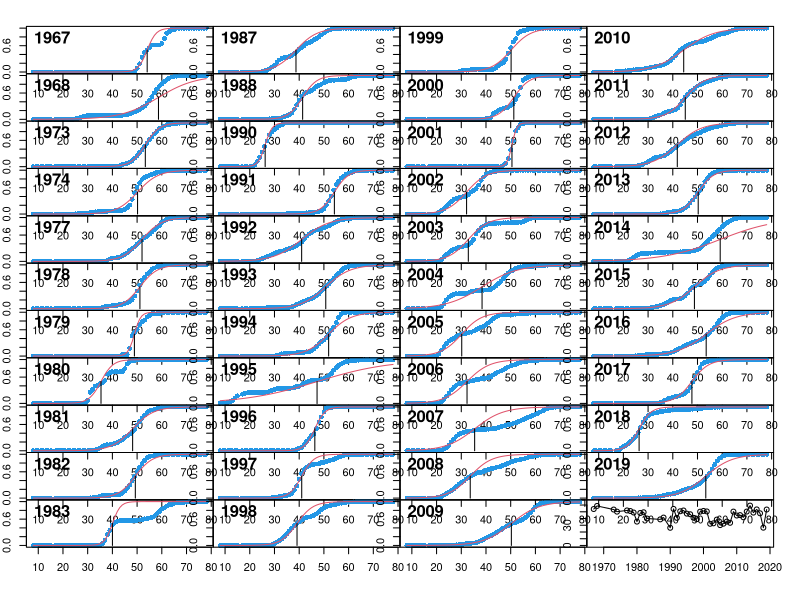
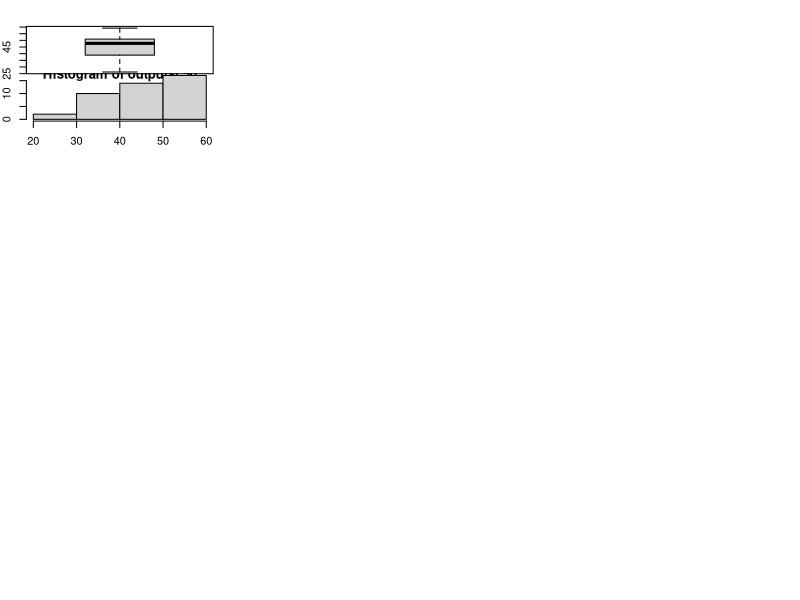
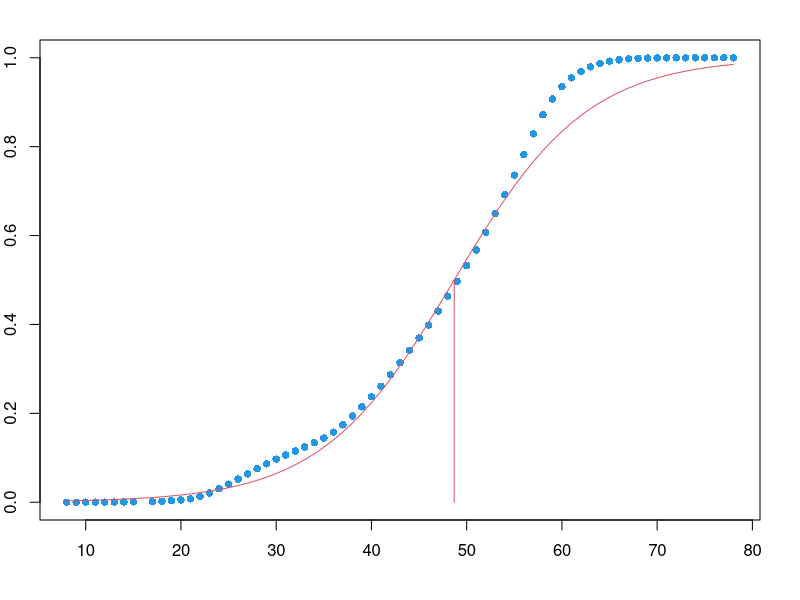

These figures' R source, in order: (Note: this script raises an error after producing the figures.)
allCatch <- read.table("tallas1967-2019.csv", sep = ",", header = T, check.names = F)

################################################################################
#Desde aqu? inicia el ajuste de parametros del modelo logistico (L50 y L95)

paramIni <- c(par1=log(55),par2=log(60))

CalcLogLikeLogisticAll<- function(par,Data= allCatch){
  par1 <- exp(par[1])
  par2 <- exp(par[2])
  
  tmp<- Data
  #Calculate the probabilities 
  sel <- 1/(1+ exp(-log(19)*(tmp$Size-par1)/par2))
  #Predice el stock vulnerable y lo relativiza (0-1)
  Probs <- sel
  #relativiza las captura (0-1000)
  Nstand <-tmp$cum*1000
  #Establece un distribuci?n multinomial con Nstand y Probs
  NegLogLikSurvey <- -dmultinom(x=Nstand, prob=Probs, log = TRUE)
  
  #funci?n de verosimilitud
  NegLogLik <- NegLogLikSurvey
  return(NegLogLik)
}

output <- data.frame()
par(mfcol=c(11,4), mar=c(0,0,0,0), oma=c(4,2,2,2))
filter <- c("1989")
for(year in names(allCatch)[!(names(allCatch) %in% filter)][-1]){
  allCatch_y <- data.frame(Size = allCatch$`LONG H (cm)`, catch_abundace = allCatch[,year])
  allCatch_y$rel <- allCatch_y$catch_abundace / sum(allCatch_y$catch_abundace, na.rm = T)
  miss <- is.na(allCatch_y$rel)
  allCatch_y$rel[miss] <- 0
  cs <- cumsum(allCatch_y$rel)
  cs[miss] <- NA
  allCatch_y$cum <- cumsum(allCatch_y$rel)
  
  #################################################################################
  #par1 (L50) y par2(L95-L50) optimizado - DataLong2
  results<-optim(par=paramIni,CalcLogLikeLogisticAll,Data= allCatch_y )
  # print(results)
  
  #Luego, L50 y L95
  param<-exp(results$par)
  names(param)<-NULL
  select <-c(L50=param[1], L95=param[2]+param[1])
  
  output <- rbind(output, c(year = as.numeric(year), L50=param[1], L95=param[2]+param[1]))
  
  par1 <- exp(results$par)[1]
  par2 <- exp(results$par)[2]
  sel <- 1/(1+ exp(-log(19)*(allCatch_y$Size-par1)/par2))
  
  plot(allCatch_y$Size , allCatch_y$cum, type = "p", pch = 16, col = 4)
  lines(allCatch_y$Size, sel, col = 2, type = "l")
  segments(x0 = par1, y0 = 0, x1 = par1, y1 = 0.5, col = 1)
  mtext(year, line = -1.5, adj=0.05, font = 2)
  
}
names(output) <- c("year", "L50", "L95")

output
write.csv(output, file = "L50.csv")
plot(output$year, output$L50, type="l", ylim=c(0,1.1*max(output$L50)), xlab="años", ylab="L50")
points(output$year, output$L50)


boxplot(output$L50)
hist(output$L50, n=4)
summary(output$L50)


################################################################


par(mfrow=c(1,1), mar=c(0,0,0,0), oma=c(4,2,2,2))
filter <- c("1989")
year_start <- 1967
year_end <- 2019
all_years <- names(allCatch)[!(names(allCatch) %in% filter)][-1]
all_years <- all_years[which((all_years>=year_start) & (all_years<=year_end))]

allCatch_t <- data.frame(Size = allCatch$`LONG H (cm)`, catch_abundace = rowSums(allCatch[,all_years], na.rm = TRUE))
allCatch_t$rel <- allCatch_t$catch_abundace / sum(allCatch_t$catch_abundace, na.rm = T)
miss <- is.na(allCatch_t$rel)
allCatch_t$rel[miss] <- 0
cs <- cumsum(allCatch_t$rel)
cs[miss] <- NA
allCatch_t$cum <- cumsum(allCatch_t$rel)

#################################################################################
#par1 (L50) y par2(L95-L50) optimizado - DataLong2
results<-optim(par=paramIni,CalcLogLikeLogisticAll,Data= allCatch_t)
# print(results)

#Luego, L50 y L95
param<-exp(results$par)
names(param)<-NULL
select <- c(L50=param[1], L95=param[2]+param[1])

output <- c(L50=param[1], L95=param[2]+param[1])

par1 <- exp(results$par)[1]
par2 <- exp(results$par)[2]
sel <- 1/(1+ exp(-log(19)*(allCatch_y$Size-par1)/par2))

plot(allCatch_t$Size , allCatch_t$cum, type = "p", pch = 16, col = 4)
lines(allCatch_t$Size, sel, col = 2, type = "l")
segments(x0 = par1, y0 = 0, x1 = par1, y1 = 0.5, col = 2)

names(output) <- c("L50", "L95")



















###############################################################################
#Luego se establece la funci?n de modelado (L50 y L95) con los parametros optimos
fitData<-function(Data=DataLong, res=results) 
{
  par1 <- exp(res$par[1])
  par2 <- exp(res$par[2])
  Surveys <- unique(Data$Survey)
  
  for(i in 1:length(Surveys))
  {
    tmp<- Data[Data$Survey == Surveys[i],]
    #Calculate the probabilities 
    sel<- 1/(1+ exp(-log(19)*(tmp$Size-par1)/par2))
    Pred <- sel*tmp$SurveyAbundance
    
    relSurvey <- tmp$SurveyAbundance/sum(tmp$SurveyAbundance)
    relCatchObs <- tmp$CatchAbundance/sum(tmp$CatchAbundance)
    relCatchPred <- Pred/sum(Pred)
    
    lg<-dmultinom(x=relCatchObs, prob=relCatchPred, log = TRUE)
    
    plot(tmp$Size,relCatchObs,col="black",type="n",ylim=c(0,1.5*max(c(relSurvey,tmp$relCatchObs,relCatchPred))),main=tmp$Key[1],xlim=c(5,20),pch=15)
    polygon(x=c(tmp$Size,rev(tmp$Size)), y=c(relCatchObs,rep(0,length(tmp$Size))),col="orange1",border="bisque2")
    points(tmp$Size,relCatchPred,pch=15,col="blue",type="l", lwd =2)
    abline(v = 12, col="black", lwd=0.5, lty=2)
    
    # lines(tmp$Size,relSurvey,col="red")
  }
  
}	


#Luego, L50 y L95
param<-exp(results$par)
names(param)<-NULL
select <-c(L50=param[1], L95=param[2]+param[1])

par1 <- exp(results$par)[1]
par2 <- exp(results$par)[2]
sel <- 1/(1+ exp(-log(19)*(tmp$Size-par1)/par2))

dev.off()
plot(allCatch$Size , allCatch$cum, type = "p", pch = 16, col = 4)
lines(tmp$Size, sel, col = 2, type = "l")
segments(x0 = par1, y0 = 0, x1 = par1, y1 = 0.5, col = 2)









